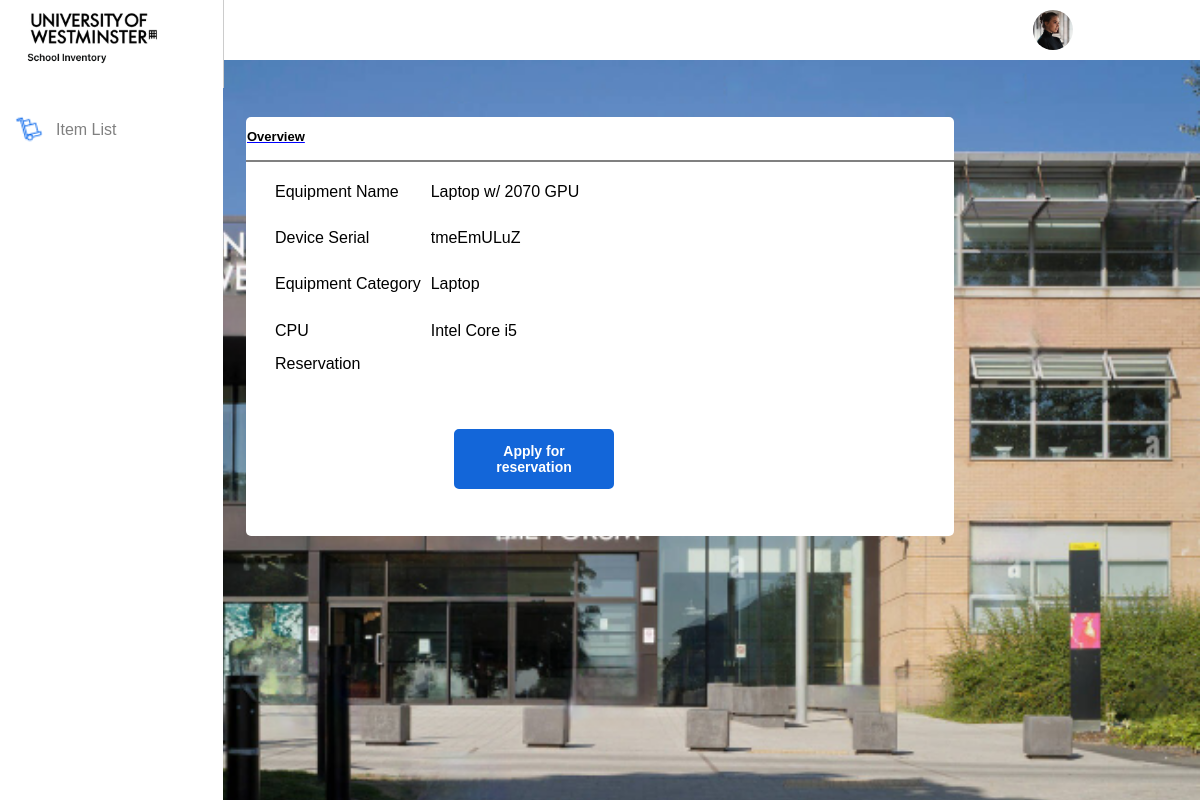
The app's page /inventory/equipment-details/63/ (signed in) with its own data.
### inventory/models/equipment.py (models this page shows, shortened)
class Equipment(models.Model):
    id = models.AutoField(primary_key=True)
    name = models.CharField(max_length=255, verbose_name="Equipment Name")
    serial_number = models.CharField(max_length=255, unique=True, verbose_name="Serial Number")
    category = models.CharField(max_length=100, default="General", verbose_name="Category")
    cpu = models.CharField(max_length=100, verbose_name="CPU")
    status = models.CharField(max_length=50, default='Available', choices=(
        ('Available', 'Available'),
        ('Reserved', 'Reserved'),
        ('Unavailable', 'Unavailable')
    ), verbose_name="Status")
    image_url = models.CharField(max_length=255, null=True, blank=True, verbose_name="Image URL")
    class Meta:
        verbose_name = "Equipment"
        verbose_name_plural = "Equipments"

### inventory/views.py (the view, shortened to what this page needs)
# urls.py: path('equipment-details/<int:equipment_id>/', views.equipment_details, name='equipment_details'),
@login_required
def equipment_details(request, equipment_id):
    equipment = get_object_or_404(Equipment, pk=equipment_id)
    reservation = Booking.objects.filter(equipment=equipment, approval_status=True).first()
    return render(request, 'inventory/equipment_details.html', {
        'equipment': equipment,
        'reservation': reservation
    })

### inventory/templates/inventory/equipment_details.html (shortened to what this page needs)
<!DOCTYPE html>
<html lang="en">
<head>
    {% load static %}
    <link rel="stylesheet" href="{% static 'css/equipment_details.css' %}">
</head>
<body>
    <div class="content-wrapper">
        <div class="Nav-sidebar">
            <ul class="Nav-bar">
                {% if request.user.is_superuser or request.user.is_staff %}
                    <li><a href="{% url 'inventory:admin_item_list' %}">Item List</a></li>
                {% else %}
                    <li><a href="{% url 'inventory:user_item_list' %}">Item List</a></li>
                {% endif %}
                <a href="#"><img src="{% static 'Images/itemlist.png'%}" alt="Item List Icon" class="item-icon"></a>
            </ul>
        </div>
        <div class="Logout-nav">
            <ul>
                <li><a href=#>Log Out</a></li>
            </ul>
        </div>
        <div class="westmnstr-logo">
            <a href="{% url 'inventory:user_dashboard_view' %}"><img src="{% static 'Images/Westminster Logo.png' %}" alt="Westminster logo"></a>
        </div>
        <div class="top-bar">
        </div>
        <div class="dropdown">
            <img src="{% static 'images/DefaultUser.png' %}" alt="User-profile">
        </div>
        <section class="equipment-section">
            <h5>Overview</h5>
            <table>
                <tr>
                    <th class="overview-header" colspan="2">Overview</th>
                </tr>
                <tr>
                    <td class="table-label">Equipment Name</td>
                    <td>{{ equipment.name }}</td>
                </tr>
                <tr>
                    <td class="table-label">Device Serial</td>
                    <td>{{ equipment.serial_number }}</td>
                </tr>
                <tr>
                    <td class="table-label">Equipment Category</td>
                    <td>{{ equipment.category }}</td>
                </tr>
                <tr>
                    <td class="table-label">CPU</td>
                    <td>{{ equipment.cpu }}</td>
                </tr>
                <tr>
                    <td class="table-label" style="vertical-align: top;">Reservation</td>
                    <td>
                        {% if reservation %}
                        <form action="{% url 'inventory:equipment_details' equipment.id %}" method="post">
                            {% csrf_token %}
                            <input type="submit" name="cancel_reservation" value="Cancel Reservation" class="btn btn-danger">
                        </form>
                        {% else %}
                        <form action="{% url 'inventory:apply_reservation' equipment.id %}" method="post">
                            <button type="submit" class="reserve">Apply for reservation</button>
                        </form>
                        {% endif %}
                    </td>
                </tr>
                <tr>
                    <td class="table-label" style="vertical-align: top;"> </td>
                    <td style="text-align: right;">
                    </td>
                </tr>
            </table>
        </section>
    </div>
</body>
</html>

### inventory/static/css/equipment_details.css (style rules this page uses)
body { background-image: url('../Images/university-of-westminister-harrow-campus1111-under-construction-harrow-EDEA9D_result.png'); background-size: cover; overflow: hidden; margin: 0px; padding: 0px; height: 100%; }
.dropdown { position: absolute; top: 0; right: 117px; margin-top: 10px; margin-right: 10px; }
.dropdown img { border-radius: 50%; }
.westmnstr-logo { position: fixed; top: 0; left: 0; padding: 20px; z-index: 2; }
.westmnstr-logo img { width: 150px; height: auto; position: relative; top: -15px; }
.Nav-sidebar { width: 223px; height: 100%; background-color: white; color: #fff; position: fixed; left: 0; top: 0; z-index: 1; overflow-x: hidden; margin-bottom: 0; }
.Nav-bar li a { display: block; color: gray; padding: 1px 16px; text-decoration: none; font-size: medium; position: relative; bottom: -104px; font-family: Arial, Helvetica, sans-serif; }
.item-icon { position: relative; top: 78px; left: -26px; width: 30px; height: auto; }
.top-bar { width: 100%; height: 60px; background-color:white; color: white; display: flex; align-items: center; padding: 0 20px; position: fixed; top: 0; right: 0px; overflow-y: hidden; }
.Logout-nav { position: fixed; bottom: 0; left: 0; width: 223px; background-color: white; z-index: 1; }
.Logout-nav ul { list-style: none; padding: 0; margin: 0; }
.Logout-nav li { display: block; padding: 10px; }
.overview-header { font-size: 13px; text-decoration: underline blue; color: black; text-align: left; font-family: Arial, Helvetica, sans-serif; position: relative; }
.overview-header::after { content: ''; display: block; border-bottom: 2px solid grey; position: absolute; bottom: -5px; left: 0; width: 100%; }
table { margin: 50px auto; border-collapse: collapse; background-color: #fff; width: 59%; height: 419px; position: relative; bottom: -29px; border-radius: 5px; }
table tr td { margin-bottom: 0; font-family: Arial, Helvetica, sans-serif; position: relative; top: 12px; }
table tr td button { padding: 10px 20px; background-color: #0867EC; margin-left:260px; color: #fff; border: none; cursor: pointer; }
.table-label { position: relative; right: -28px; }
.reserve { position: relative; left: -30%; transform: translateX(-50%); width: 160px; height: 60px; margin-top: 20px; color: white; background-color: #1366D9; border: 2px solid #1366D9; border-radius: 5px; font-size: 14px; font-weight: bold; cursor: pointer; transition: background-color 0.3s, color 0.3s; }

### records on screen
Equipment: name "Laptop w/ 2070 GPU", serial_number "tmeEmULuZ", category "Laptop", cpu "Intel Core i5"
